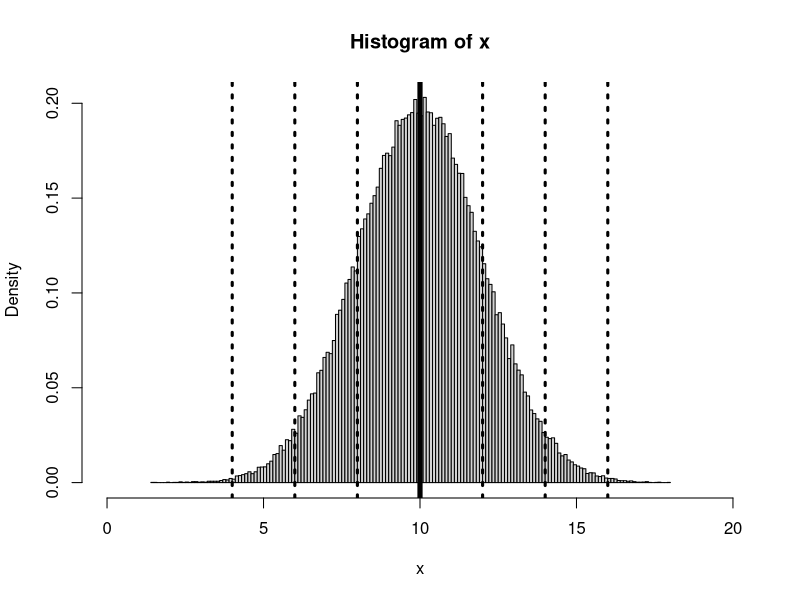
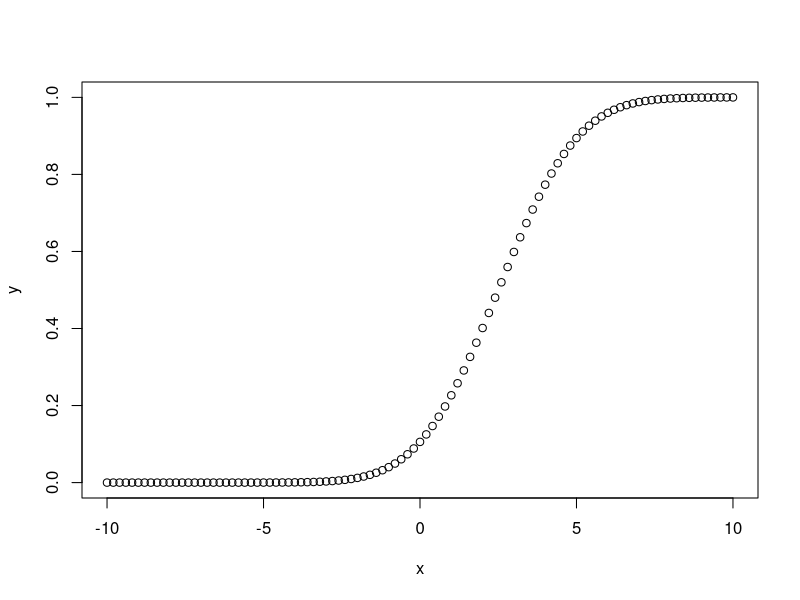

Source code (R) for these figures, in order: (Note: this script raises an error after producing the figures.)
# Normal Distribution

x <- rnorm(100000,mean=10, sd=2) 
histogramPlot <- hist(x,breaks=150,xlim=c(0,20),freq=FALSE)
histogramPlot
abline(v=10, lwd=5)
abline(v=c(4,6,8,12,14,16), lwd=3,lty=3)

# Create a sequence of numbers between -10 and 10 incrementing by 0.2.
x <- seq(-10,10,by = .2)
# Choose the mean as 2.5 and standard deviation as 2. 
y <- pnorm(x, mean = 2.5, sd = 2)
# Plot the graph.
plot(x,y)

# Normal QQ plots
qqnorm(copper, main='Copper in Meuse River')
qqline(copper)
